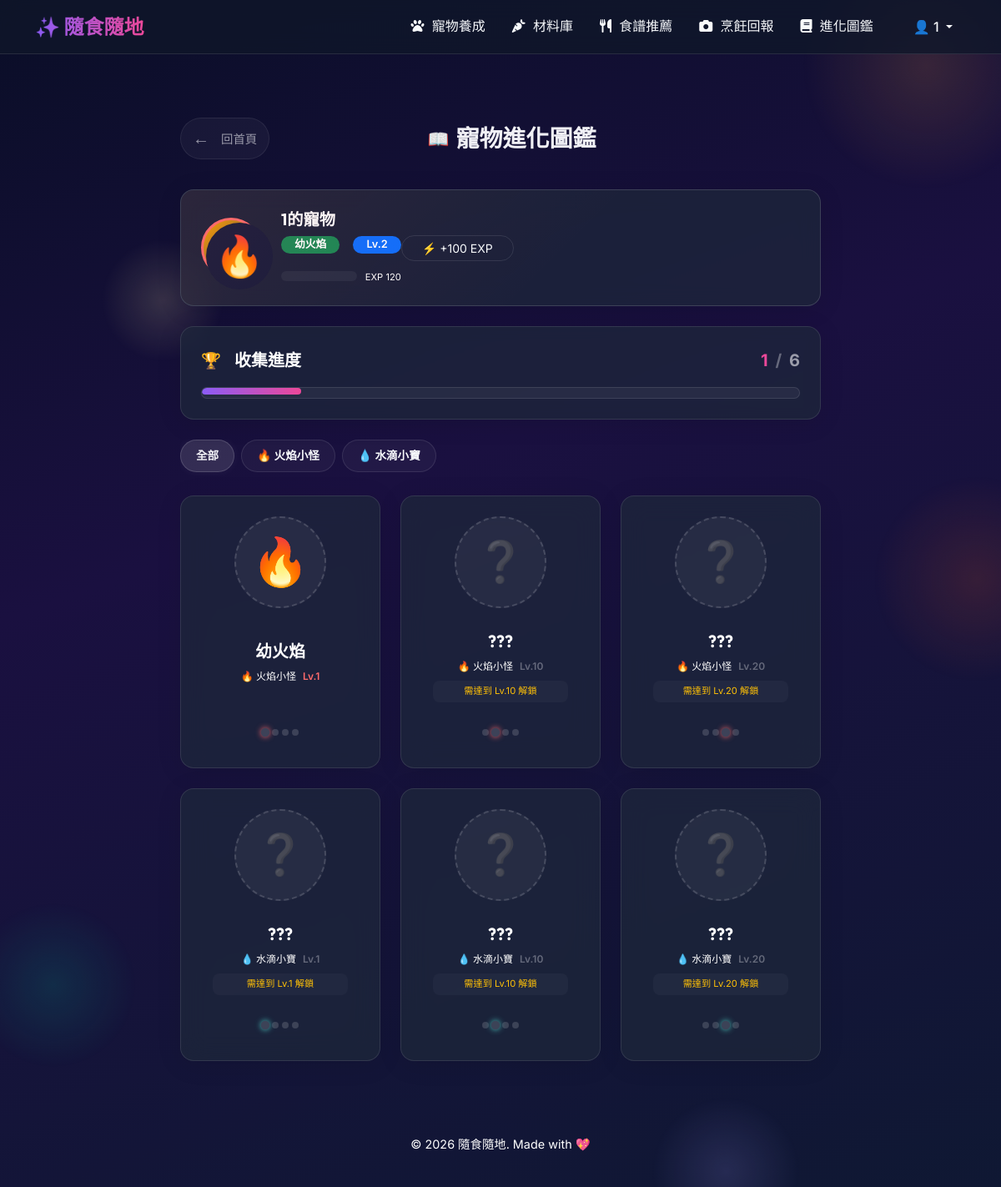
The app's page /collection (signed in), older data.
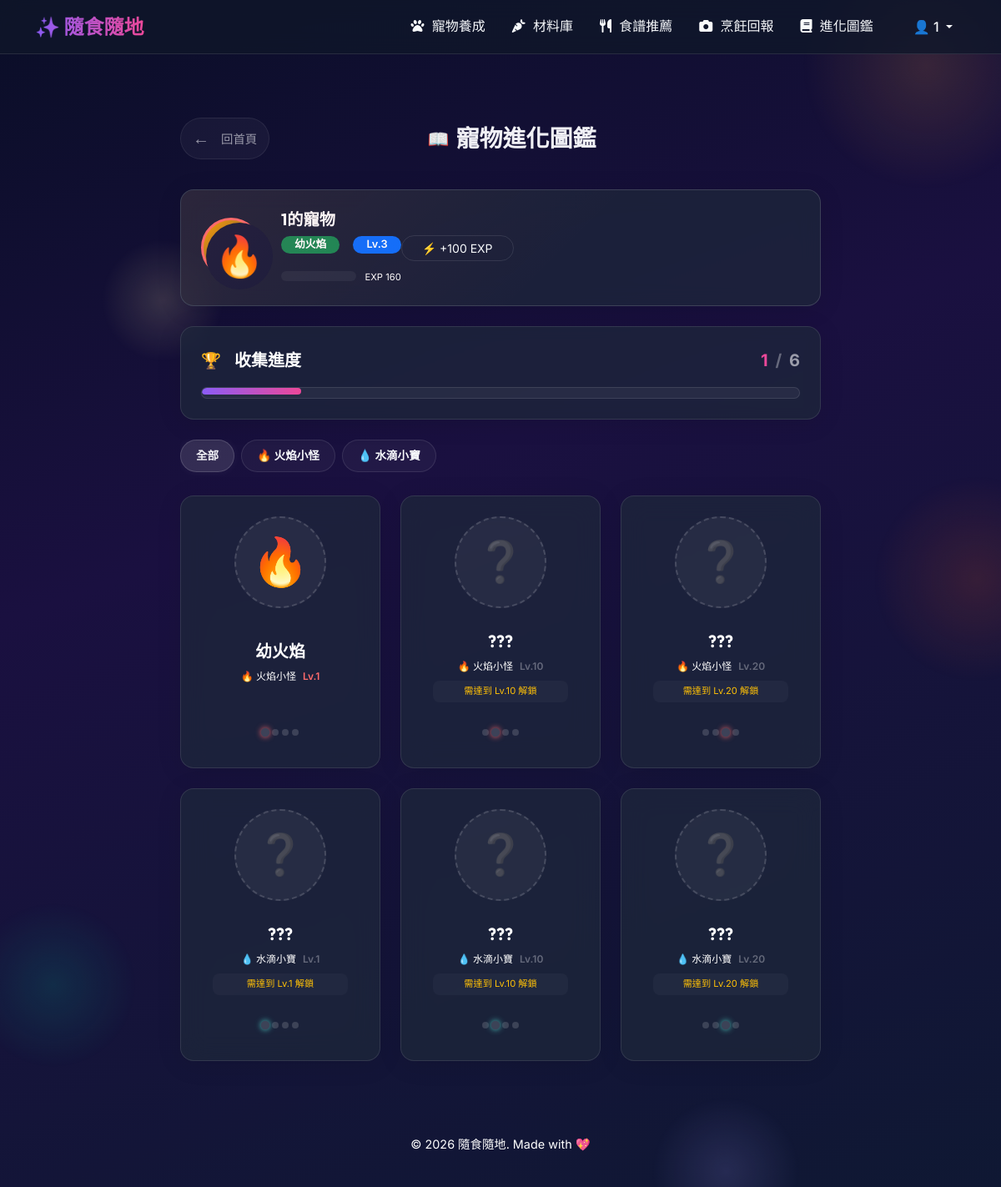
The same page, newer data.
### sql_models.py (models this page shows)
class Pet(db.Model):
    __tablename__ = 'user_pets'
    id = db.Column(db.Integer, primary_key=True)
    user_id = db.Column(db.Integer, db.ForeignKey('users.id', ondelete='CASCADE'), nullable=False, unique=True)
    species_id = db.Column(db.Integer, nullable=True)
    pet_name = db.Column(db.String(100), nullable=False)
    current_level = db.Column(db.Integer, default=1)
    current_exp = db.Column(db.Integer, default=0)
    current_stage_id = db.Column(db.Integer, nullable=True)
    hunger = db.Column(db.Integer, default=50)
    created_at = db.Column(db.DateTime, default=datetime.utcnow)
    updated_at = db.Column(db.DateTime, default=datetime.utcnow, onupdate=datetime.utcnow)

### app/routes/collection_routes.py (the view)
@collection_bp.route('/collection')
@login_required
def collection_index():
    user_id = current_user.id
    pet = pet_model.get_pet_by_user(user_id)
    all_stages = collection_model.get_all_stages()
    unlocked_ids = collection_model.get_user_collection(user_id)
    progress = collection_model.get_collection_progress(user_id)
    species_list = pet_model.get_all_species()
    return render_template(
        'collection/index.html',
        pet=pet,
        all_stages=all_stages,
        unlocked_ids=unlocked_ids,
        progress=progress,
        species_list=species_list
    )

### app/database.py (called while the page is built)
def get_db():
    if 'db' not in g:
        db_file = current_app.config.get('DATABASE', DB_PATH)
        g.db = sqlite3.connect(db_file)
        g.db.row_factory = sqlite3.Row
        g.db.execute("PRAGMA foreign_keys = ON")
    return g.db

### app/models/collection.py (called while the page is built)
def get_all_stages():
    db = get_db()
    return db.execute('''
        SELECT pst.*,
               ps.name AS species_name, ps.element, ps.emoji AS species_emoji,
               ps.color_primary, ps.color_secondary
        FROM pet_stages pst
        JOIN pet_species ps ON pst.species_id = ps.id
        ORDER BY pst.species_id, pst.stage_order
    ''').fetchall()

def get_user_collection(user_id):
    db = get_db()
    rows = db.execute('''
        SELECT pet_stage_id FROM user_collection WHERE user_id = ?
    ''', (user_id,)).fetchall()
    return set(row['pet_stage_id'] for row in rows)

def get_collection_progress(user_id):
    db = get_db()
    total = db.execute('SELECT COUNT(*) AS cnt FROM pet_stages').fetchone()['cnt']
    unlocked = db.execute(
        'SELECT COUNT(*) AS cnt FROM user_collection WHERE user_id = ?',
        (user_id,)
    ).fetchone()['cnt']
    return {'unlocked': unlocked, 'total': total}

### app/templates/collection/index.html (shortened to what the changed rows need)
{% extends "base.html" %}
{% block styles %}
<link rel="stylesheet" href="{{ url_for('static', filename='css/collection.css') }}">
{% endblock %}
{% block content %}
<div class="collection-container mt-4">
    {% if pet %}
    <section class="pet-status-card glass-card p-4 rounded-4 mb-4" id="pet-status-section"
             style="--pet-primary: {{ pet.color_primary }}; --pet-secondary: {{ pet.color_secondary }};
                    border: 1px solid rgba(255,255,255,0.15) !important;">
        <div class="d-flex align-items-center flex-column flex-md-row">
            <div class="status-pet-visual me-md-4 mb-3 mb-md-0">
                <div class="pet-avatar-ring" style="border: 3px solid {{ pet.color_primary }}; background: linear-gradient(135deg, {{ pet.color_secondary }}, rgba(255,255,255,0.1));">
                    <div class="pet-avatar d-flex align-items-center justify-content-center" style="width: 80px; height: 80px;">
                        <span class="pet-emoji" style="font-size: 3rem;">{{ pet.stage_emoji }}</span>
                    </div>
                </div>
            </div>
            <div class="status-info flex-grow-1 text-center text-md-start">
                <h2 class="status-pet-name fw-bold text-white mb-2">{{ pet.pet_name or pet.species_name }}</h2>
                <div class="status-stage mb-3">
                    <span class="badge bg-success rounded-pill px-3 py-1 me-2">{{ pet.stage_name }}</span>
                    <span class="badge bg-primary rounded-pill px-3 py-1">Lv.{{ pet.current_level }}</span>
                </div>
                <div class="exp-bar-container">
                    <div class="exp-bar progress" style="height: 12px; border-radius: 6px; background: rgba(255,255,255,0.05);">
                    </div>
                    <span class="exp-text text-muted mt-1 d-block fs-7" id="exp-text">EXP {{ pet.current_exp }}</span>
                </div>
            </div>
            <div class="dev-tools ms-md-auto mt-3 mt-md-0">
                <button class="btn btn-sm btn-outline-light rounded-pill px-4" id="add-exp-btn" data-exp="100" title="開發測試用">
                    ⚡ +100 EXP
                </button>
            </div>
        </div>
    </section>
    {% endif %}
    <section class="progress-section glass-card p-4 rounded-4 mb-4" id="progress-section" style="border: 1px solid rgba(255,255,255,0.1) !important;">
        <div class="progress-header d-flex justify-content-between align-items-center mb-3">
            <h2 class="section-title fs-5 fw-bold text-white mb-0">
                <span class="title-icon me-2">🏆</span> 收集進度
            </h2>
        </div>
    </section>
</div>
{% endblock %}

Row changes from the older to the newer data that the page shows:
changed Pet "1的寵物": current_level "2" → "3"; current_exp "120" → "160"
